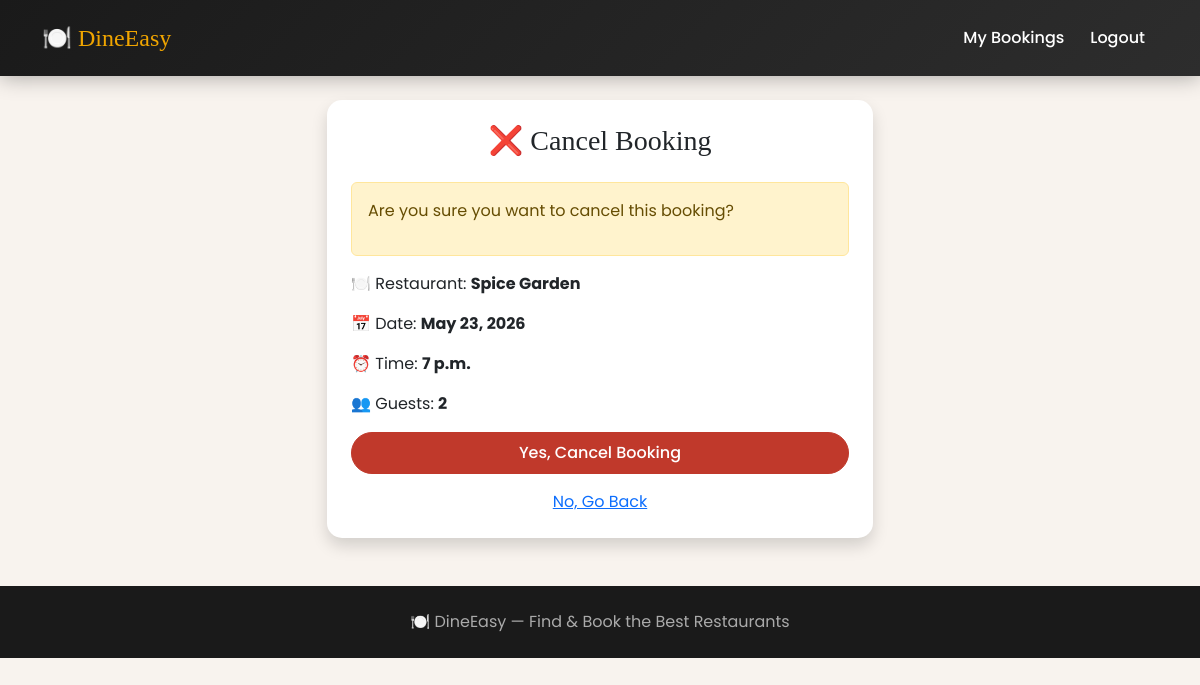
Screenshot of /bookings/cancel/2/ (signed in) with the database file from the repository.
### bookings/models.py (models this page shows, shortened)
class Booking(models.Model):
    STATUS_CHOICES=(
        ('pending','Pending'),
        ('confirmed','Confirmed'),
        ('cancelled','Cancelled'),
    )
    customer=models.ForeignKey(CustomUser,on_delete=models.CASCADE)
    restaurant=models.ForeignKey(Restaurant,on_delete=models.CASCADE)
    table=models.ForeignKey(Table,on_delete=models.CASCADE)
    timeslot=models.ForeignKey(TimeSlot,on_delete=models.CASCADE)
    date=models.DateField()
    guests=models.IntegerField()
    status=models.CharField(max_length=50,choices=STATUS_CHOICES,default='pending')
    created_at=models.DateTimeField(auto_now_add=True)

### restaurants/models.py (models this page shows, shortened)
class Restaurant(models.Model):
    name=models.CharField(max_length=100)
    description=models.TextField()
    cuisine=models.CharField(max_length=50)
    location=models.CharField(max_length=500)
    image=models.ImageField(upload_to='restaurants/',blank=True,null=True)
    owner=models.ForeignKey(CustomUser,on_delete=models.CASCADE)
    is_approved=models.BooleanField(default=False)
    created_at=models.DateTimeField(auto_now_add=True)

### tables/models.py (models this page shows, shortened)
class TimeSlot(models.Model):
    restaurant=models.ForeignKey(Restaurant,on_delete=models.CASCADE)
    time=models.TimeField()

### bookings/views.py (the view)
# urls.py: path('cancel/<int:pk>/',views.booking_cancel,name='booking_cancel'),
@login_required
def booking_cancel(request,pk):
    booking=get_object_or_404(Booking,pk=pk)
    if request.method=='POST':
        booking.status='cancelled'
        booking.save()
        return redirect('booking_list')
    return render (request,'bookings/booking_cancel.html',{'booking':booking})

### templates/bookings/booking_cancel.html (shortened to what this page needs)
{% extends 'base.html' %}
{% block content %}
<div class="row justify-content-center">
    <div class="col-md-6">
        <div class="card shadow">
            <div class="card-body p-4">
                <h3 class="text-center mb-4">❌ Cancel Booking</h3>
                <div class="alert alert-warning">
                    <p>Are you sure you want to cancel this booking?</p>
                </div>
                <p>🍽️ Restaurant: <strong>{{ booking.restaurant.name }}</strong></p>
                <p>📅 Date: <strong>{{ booking.date }}</strong></p>
                <p>⏰ Time: <strong>{{ booking.timeslot.time }}</strong></p>
                <p>👥 Guests: <strong>{{ booking.guests }}</strong></p>
                <form method="post">
                    <button type="submit" class="btn btn-danger w-100">Yes, Cancel Booking</button>
                </form>
                <div class="text-center mt-3">
                    <a href="{% url 'booking_list' %}">No, Go Back</a>
                </div>
            </div>
        </div>
    </div>
</div>
{% endblock %}

### templates/base.html (style rules this page uses)
body { font-family: 'Poppins', sans-serif; background-color: #f8f3ee; min-height: 100vh; }
.btn-danger { background-color: #c0392b; border-color: #c0392b; border-radius: 25px; padding: 8px 25px; font-weight: 500; }
.card { border: none; border-radius: 15px; transition: transform 0.3s, box-shadow 0.3s; }
h1, h2, h3 { font-family: 'Playfair Display', serif; }

### rows the page displays
Booking: restaurant.name "Spice Garden", date "May 23, 2026", timeslot.time "7 p.m.", guests "2"
